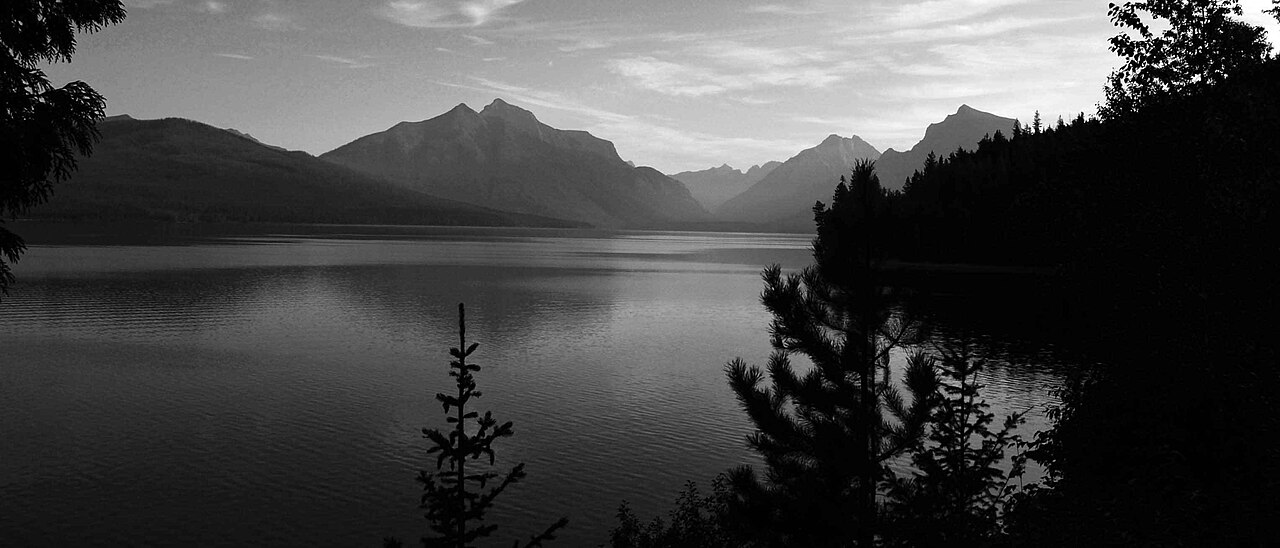
#> input picture tests/fixtures/color_correction/d60_03r/real_mountain_lake_landscape.jpg, 1280 x 548 px
$ python -i edge_safe_enhance.py   (imports and definitions only)   (older library calls are emulated)
#> lines starting #> are read from the running program, lines starting #| are printed output that depends on the picture; after the words box and inside, x2 and y2 are one past the last pixel; in counts of white or black regions, pixels touching at a corner belong together
#> further down, picture is the input picture: shape (548, 1280, 3); min 0, max 255, mean 69.2
### engine/analysis/edge_classifier.py
from __future__ import annotations

import cv2
import numpy as np


def _safe_uint8_mask(mask: np.ndarray) -> np.ndarray:
    return np.where(mask > 0, 255, 0).astype("uint8")


def highlight_mask(image: np.ndarray, value_threshold: int = 224) -> np.ndarray:
    """Detect bright reflection regions that should not be sharpened."""
    hsv = cv2.cvtColor(image, cv2.COLOR_BGR2HSV)
    gray = cv2.cvtColor(image, cv2.COLOR_BGR2GRAY)
    value = hsv[:, :, 2]
    saturation = hsv[:, :, 1]
    grad_x = cv2.Sobel(gray, cv2.CV_32F, 1, 0, ksize=3)
    grad_y = cv2.Sobel(gray, cv2.CV_32F, 0, 1, ksize=3)
    gradient = cv2.magnitude(grad_x, grad_y)
    bright = (value >= value_threshold) & (saturation >= 36)
    clipped = value >= 248
    reflective = (value >= 244) & (saturation <= 48) & (gradient <= 3.5)
    mask = _safe_uint8_mask(bright | clipped | reflective)
    kernel = cv2.getStructuringElement(cv2.MORPH_ELLIPSE, (5, 5))
    mask = cv2.morphologyEx(mask, cv2.MORPH_CLOSE, kernel, iterations=1)
    return cv2.dilate(mask, kernel, iterations=1)


def compression_block_mask(image: np.ndarray) -> np.ndarray:
    """Estimate JPEG/block artifacts using grid discontinuity and flat areas."""
    gray = cv2.cvtColor(image, cv2.COLOR_BGR2GRAY)
    height, width = gray.shape[:2]
    gx = cv2.absdiff(gray[:, 1:], gray[:, :-1])
    gy = cv2.absdiff(gray[1:, :], gray[:-1, :])
    grid = np.zeros_like(gray, dtype="uint8")
    if width > 16:
        vertical = np.zeros_like(gray, dtype="uint8")
        vertical[:, 8::8] = 255
        jumps = np.zeros_like(gray, dtype="uint8")
        jumps[:, 1:] = gx
        grid = cv2.max(grid, cv2.bitwise_and(vertical, _safe_uint8_mask(jumps > 8)))
    if height > 16:
        horizontal = np.zeros_like(gray, dtype="uint8")
        horizontal[8::8, :] = 255
        jumps = np.zeros_like(gray, dtype="uint8")
        jumps[1:, :] = gy
        grid = cv2.max(grid, cv2.bitwise_and(horizontal, _safe_uint8_mask(jumps > 8)))
    flat = cv2.Laplacian(gray, cv2.CV_32F)
    flat_mask = _safe_uint8_mask(np.abs(flat) < 4.5)
    grid = cv2.dilate(grid, cv2.getStructuringElement(cv2.MORPH_RECT, (3, 3)), iterations=1)
    return cv2.bitwise_and(grid, flat_mask)


def true_edge_mask(image: np.ndarray, exclude_highlights: bool = True) -> np.ndarray:
    """Classify stable structural edges and reject noise, blocks and highlights."""
#> called with exclude_highlights = True
    gray = cv2.cvtColor(image, cv2.COLOR_BGR2GRAY)
    gray = cv2.GaussianBlur(gray, (0, 0), 0.6)
    median = float(np.median(gray))
#> median = 47
    lower = int(max(18, 0.58 * median))
#> lower = 27
    upper = int(min(210, max(lower + 24, 1.28 * median)))
#> upper = 60
    edges = cv2.Canny(gray, lower, upper, L2gradient=True)
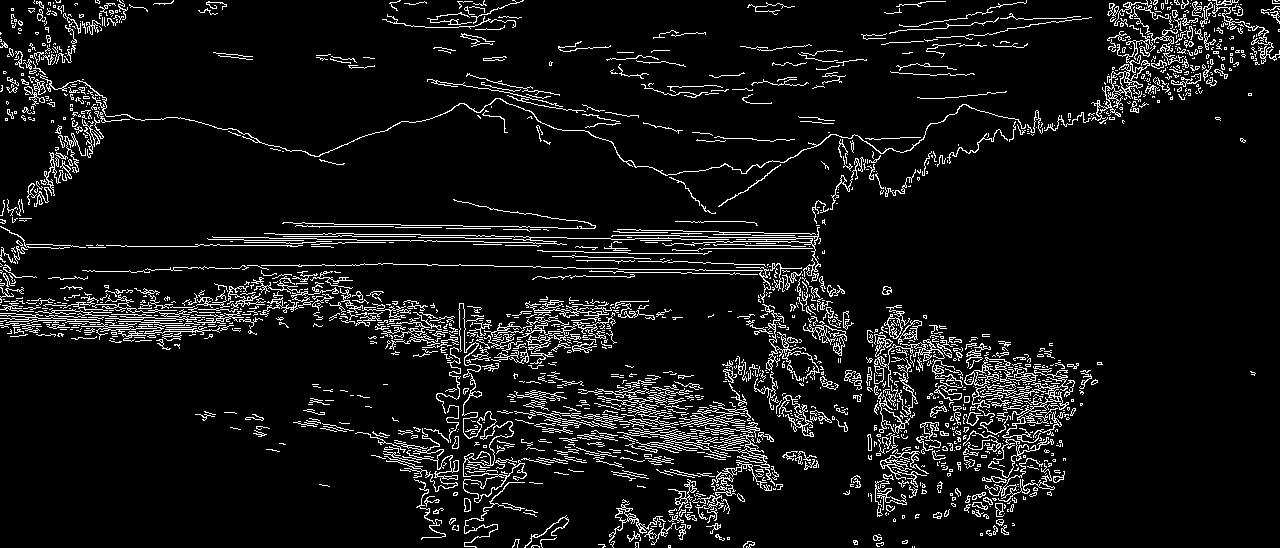
#> edges: shape (548, 1280); 7.7% white in thin lines or dots

    grad_x = cv2.Sobel(gray, cv2.CV_32F, 1, 0, ksize=3)
    grad_y = cv2.Sobel(gray, cv2.CV_32F, 0, 1, ksize=3)
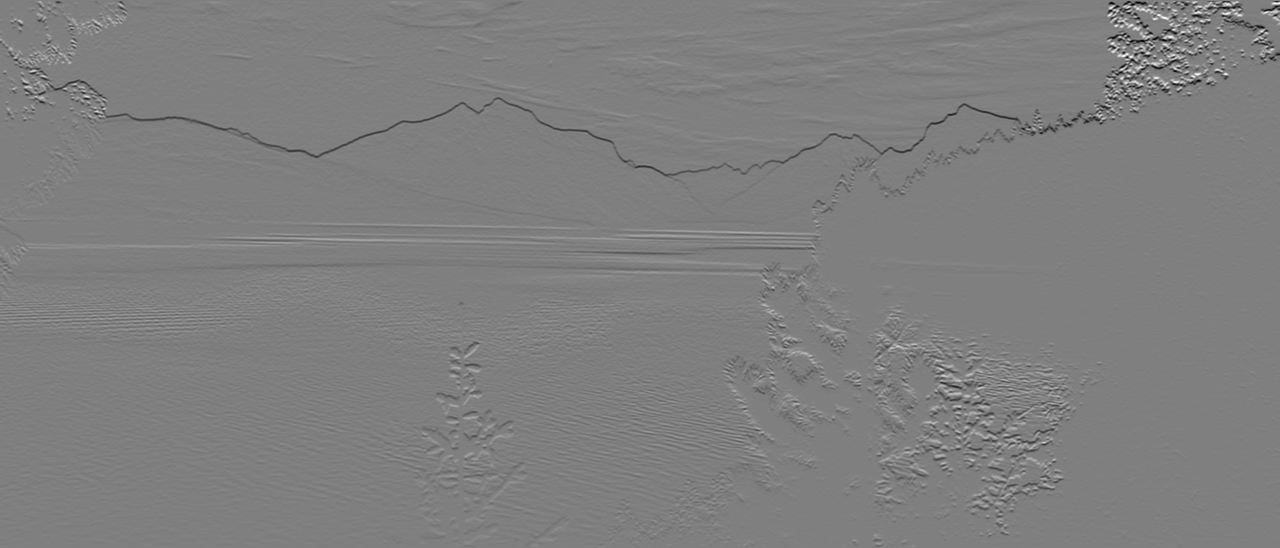
#> grad_y: shape (548, 1280) float32; min -807, max 803, mean -2.1; drawn with min black and max white
    magnitude = cv2.magnitude(grad_x, grad_y)
    stable = _safe_uint8_mask(magnitude > max(10.0, float(np.percentile(magnitude, 72))))
    mask = cv2.bitwise_and(edges, stable)
#> mask: shape (548, 1280); 7.7% white in thin lines or dots

    # Favor coherent lines and contours over isolated speckles.
    line_h = cv2.morphologyEx(mask, cv2.MORPH_CLOSE, cv2.getStructuringElement(cv2.MORPH_RECT, (5, 1)))
#> line_h: shape (548, 1280); 11.4% white; 489 white regions (256 under 20 px), largest, box (x1, y1, x2, y2) and area: (0, 0, 1280, 224) 14521, (844, 305, 1076, 519) 14091, (182, 271, 672, 548) 12860
    line_v = cv2.morphologyEx(mask, cv2.MORPH_CLOSE, cv2.getStructuringElement(cv2.MORPH_RECT, (1, 5)))
#> line_v: shape (548, 1280); 14.6% white; 242 white regions (110 under 20 px), largest, box (x1, y1, x2, y2) and area: (0, 200, 854, 437) 30148, (458, 296, 783, 548) 23594, (963, 337, 1079, 535) 9062
    mask = cv2.max(mask, cv2.max(line_h, line_v))
#> mask: shape (548, 1280); 16.5% white; 123 white regions (54 under 20 px), largest, box (x1, y1, x2, y2) and area: (0, 0, 1280, 548) 83812, (844, 305, 1079, 536) 20241, (861, 0, 1092, 58) 1194

    noise = _safe_uint8_mask(magnitude > np.percentile(magnitude, 98.8))
    block = compression_block_mask(image)
#> in compression_block_mask, `grid = cv2.max(grid, cv2.bitwise_and(vertical, _safe_uint8_mask(jumps ..`:
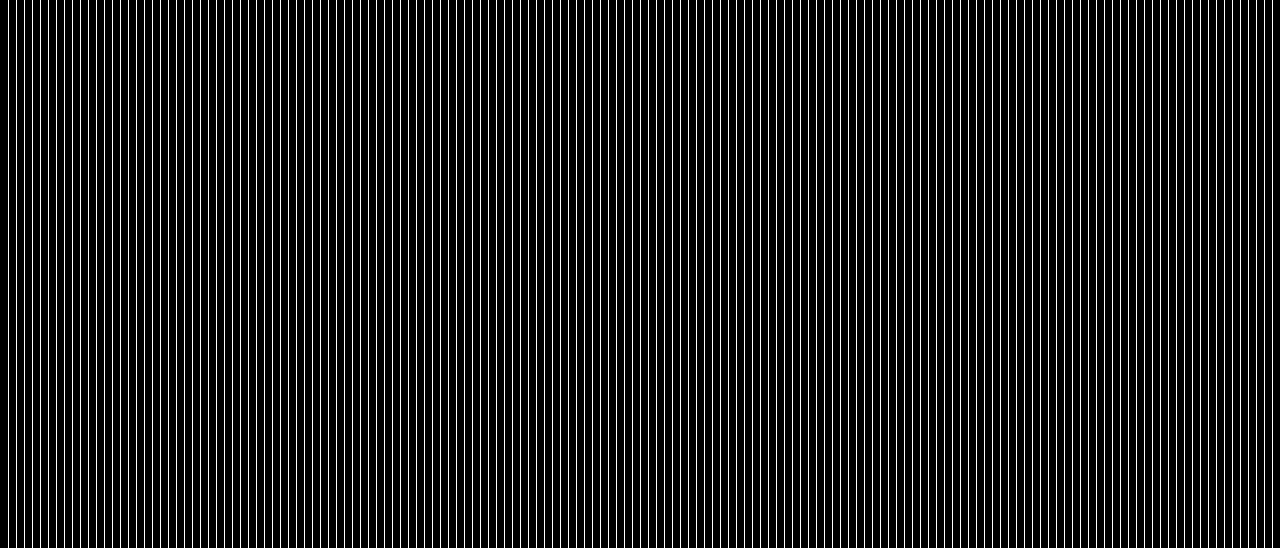
#> vertical: shape (548, 1280); 12.4% white in thin lines or dots
#> in _safe_uint8_mask (call 5), `return np.where(mask > 0, 255, 0).astype("uint8")`:
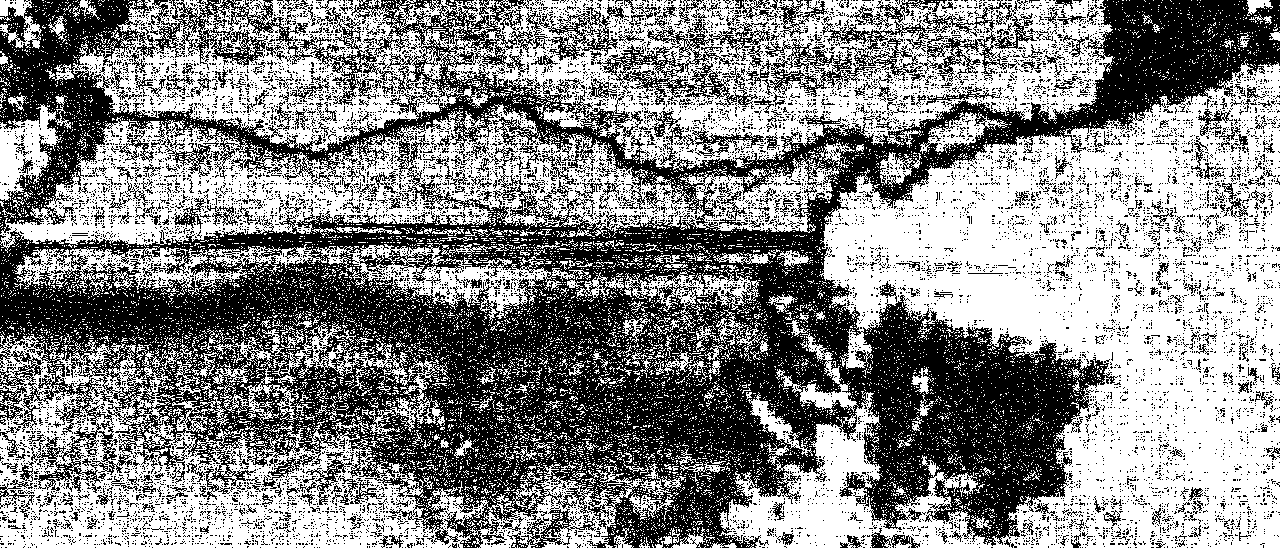
#> returned value: shape (548, 1280); 53.4% white; 11576 black regions (11145 under 20 px), largest, box (x1, y1, x2, y2) and area: (0, 0, 1280, 548) 258131, (597, 2, 771, 109) 4208, (748, 36, 925, 97) 2715
    reject = cv2.dilate(cv2.max(noise, block), cv2.getStructuringElement(cv2.MORPH_RECT, (3, 3)), iterations=1)
#> reject: shape (548, 1280); 16.4% white; 3129 white regions (1485 under 20 px), largest, box (x1, y1, x2, y2) and area: (854, 0, 1280, 163) 13050, (932, 359, 1067, 461) 3932, (243, 94, 628, 163) 2632
    if exclude_highlights:
        reject = cv2.max(reject, highlight_mask(image))
#> reject: shape (548, 1280); 16.7% white; 3125 white regions (1480 under 20 px), largest, box (x1, y1, x2, y2) and area: (854, 0, 1280, 163) 15194, (932, 359, 1067, 461) 3932, (243, 94, 628, 163) 2632
    mask = cv2.bitwise_and(mask, cv2.bitwise_not(reject))
#> mask: shape (548, 1280); 10.1% white; 976 white regions (676 under 20 px), largest, box (x1, y1, x2, y2) and area: (844, 305, 1079, 506) 9114, (0, 272, 411, 355) 8807, (212, 222, 854, 356) 8210

    num_labels, labels, stats, _ = cv2.connectedComponentsWithStats(mask, 8)
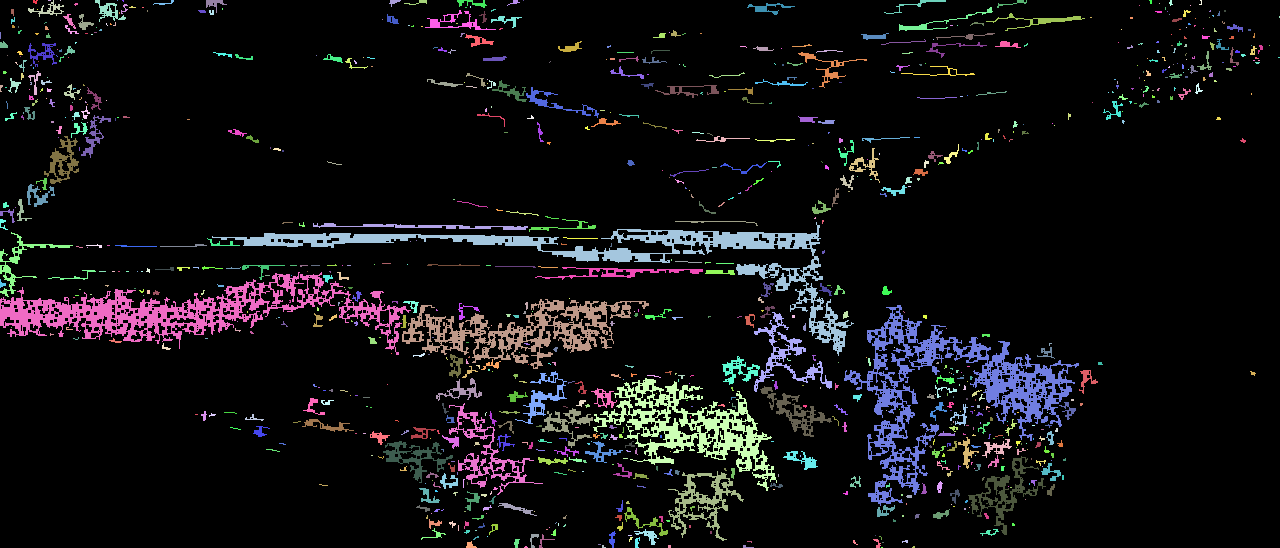
#> labels: shape (548, 1280) int32; 977 distinct labels, from 0 to 976; one colour per label, 0 black
#> num_labels = 977; stats = 977 rows, first 6: [0, 0, 1280, 548, 630788], [33, 0, 5, 4, 14], [48, 0, 3, 1, 3], [28, 0, 36, 17, 165], [60, 0, 1, 1, 1], [95, 0, 31, 22, 228]
    filtered = np.zeros_like(mask)
    for label in range(1, num_labels):
        area = int(stats[label, cv2.CC_STAT_AREA])
        width = int(stats[label, cv2.CC_STAT_WIDTH])
        height = int(stats[label, cv2.CC_STAT_HEIGHT])
        if area >= 8 and max(width, height) >= 5:
            filtered[labels == label] = 255
#> this loop made 976 passes
#> (area, width, height) on passes 3, 5, 8: (165, 36, 17), (228, 31, 22), (33, 21, 5)
    return cv2.GaussianBlur(filtered, (0, 0), 0.55)


def normalized_mask(mask: np.ndarray) -> np.ndarray:
    if mask.ndim == 3:
        mask = mask[:, :, 0]
    return np.clip(mask.astype("float32") / 255.0, 0.0, 1.0)

### engine/algorithms/edge_safe_enhance.py
from __future__ import annotations

import cv2
import numpy as np

from engine.analysis.edge_classifier import normalized_mask, true_edge_mask


def enhance_true_edges(image: np.ndarray, strength: float = 0.26, mask: np.ndarray | None = None) -> np.ndarray:
    """Enhance stable edges only; avoid random noise and reflective highlights."""
    strength = float(np.clip(strength, 0.0, 0.8))
    if strength <= 0:
        return image
    edge_mask = true_edge_mask(image) if mask is None else mask
    mask_f = normalized_mask(edge_mask)[:, :, None]

    lab = cv2.cvtColor(image, cv2.COLOR_BGR2LAB).astype("float32")
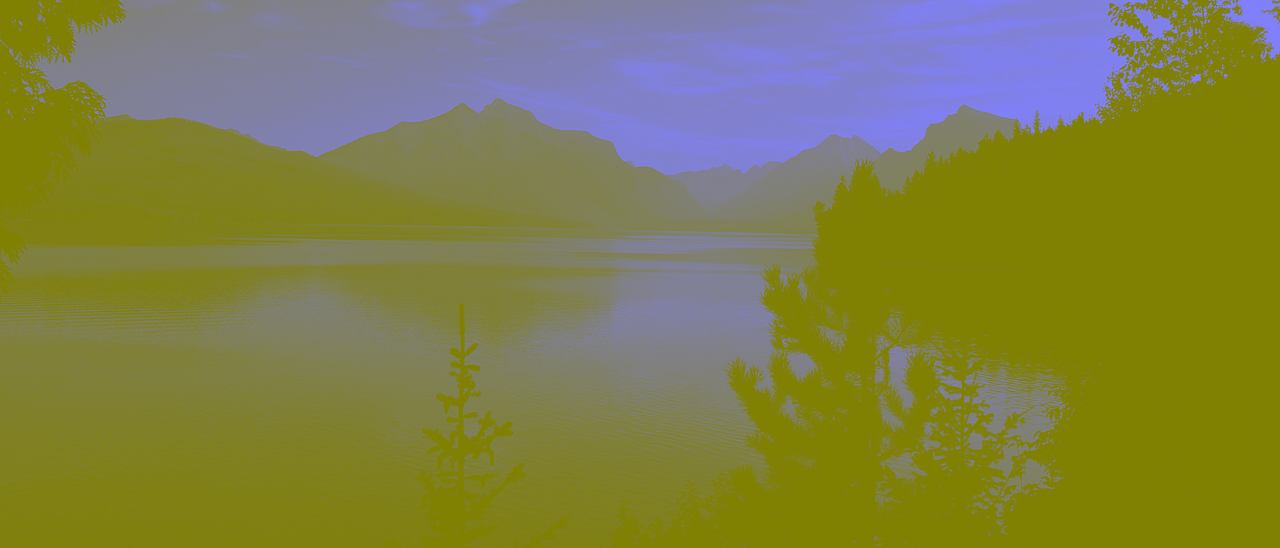
#> lab: shape (548, 1280, 3) float32; mean B, G, R 71.5, 128, 128
    l = lab[:, :, 0]
    base = cv2.GaussianBlur(l, (0, 0), 0.9)
    detail = l - base
    # Soft threshold prevents flat noise from being lifted.
    detail = np.sign(detail) * np.maximum(np.abs(detail) - 1.5, 0.0)
    l_enhanced = l + detail * strength
    lab[:, :, 0] = l * (1.0 - mask_f[:, :, 0]) + l_enhanced * mask_f[:, :, 0]
    return cv2.cvtColor(np.clip(lab, 0, 255).astype("uint8"), cv2.COLOR_LAB2BGR)

>>> import cv2
>>> picture = cv2.imread('../../tests/fixtures/color_correction/d60_03r/real_mountain_lake_landscape.jpg')
>>> result = enhance_true_edges(picture)

$ run again, on tests/fixtures/color_correction/d60_03r/real_sunset_landscape.jpg
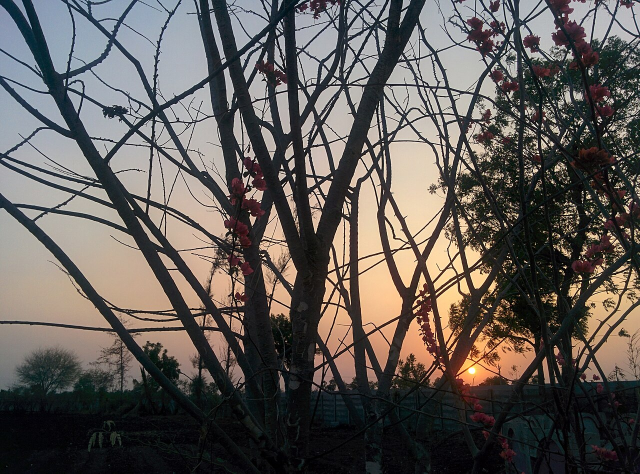
#> input picture tests/fixtures/color_correction/d60_03r/real_sunset_landscape.jpg, 1280 x 947 px (shown at 1/2 size)
#> picture is the input picture: shape (947, 1280, 3); mean B, G, R 86.1, 90.1, 95.6
#> median = 50
#> lower = 28
#> upper = 64
#> edges: shape (947, 1280); 13.2% white in thin lines or dots
#> line_h: shape (947, 1280); 19% white; 1695 white regions (1257 under 20 px), largest, box (x1, y1, x2, y2) and area: (795, 0, 1172, 377) 28712, (0, 647, 306, 790) 9608, (908, 319, 1052, 578) 9593
#> line_v: shape (947, 1280); 18.5% white; 1783 white regions (1380 under 20 px), largest, box (x1, y1, x2, y2) and area: (931, 61, 1061, 540) 14832, (1162, 0, 1280, 372) 11765, (0, 415, 288, 790) 9889
#> vertical: shape (947, 1280); 12.4% white in thin lines or dots
#> horizontal: shape (947, 1280); 12.5% white in thin lines or dots
#> hsv: shape (947, 1280, 3); mean H, S, V 68, 74.7, 101.4
#> bright: shape (947, 1280) bool; 6.2% white; 2429 white regions (2237 under 20 px), largest, box (x1, y1, x2, y2) and area: (781, 296, 891, 473) 11410, (717, 519, 805, 655) 8206, (716, 355, 766, 517) 5602
#> clipped: shape (947, 1280) bool; 2.7% white; 5117 white regions (5027 under 20 px), largest, box (x1, y1, x2, y2) and area: (717, 519, 805, 643) 3466, (852, 459, 901, 563) 2299, (873, 565, 926, 659) 2027
#> reflective: shape (947, 1280) bool; 0% white in thin lines or dots, all inside (x1, y1, x2, y2) = (910, 485, 946, 745)
#> in true_edge_mask, `num_labels, labels, stats, _ = cv2.connectedComponentsWithStats(mask, 8)`:
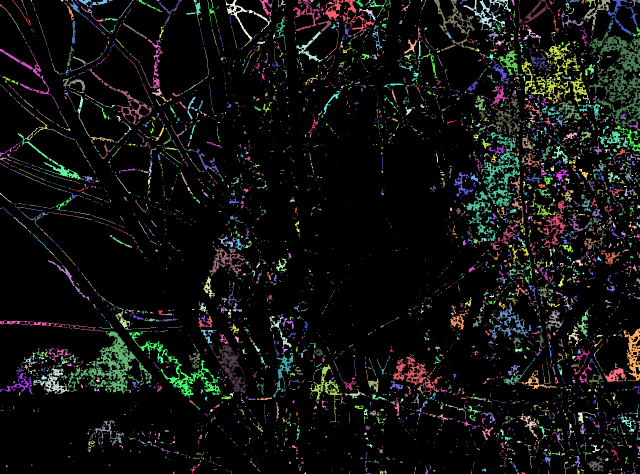
#> labels: shape (947, 1280) int32 (shown at 1/2 size); 4503 distinct labels, from 0 to 4502; one colour per label, 0 black
#> num_labels = 4503
#> the loop in true_edge_mask, `for label in range(1, num_labels):` made 4502 passes
#> (area, width, height) on passes 1, 6, 8: (111, 37, 51), (205, 40, 40), (313, 59, 17)
#> in enhance_true_edges, `lab = cv2.cvtColor(image, cv2.COLOR_BGR2LAB).astype("float32")`:
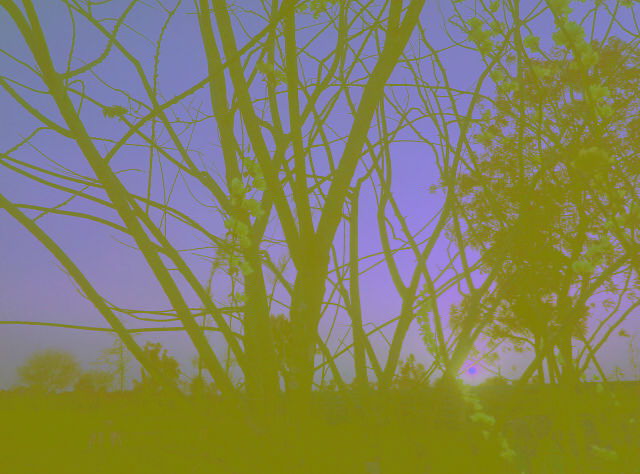
#> lab: shape (947, 1280, 3) float32 (shown at 1/2 size); mean B, G, R 93.8, 129.8, 131.1
